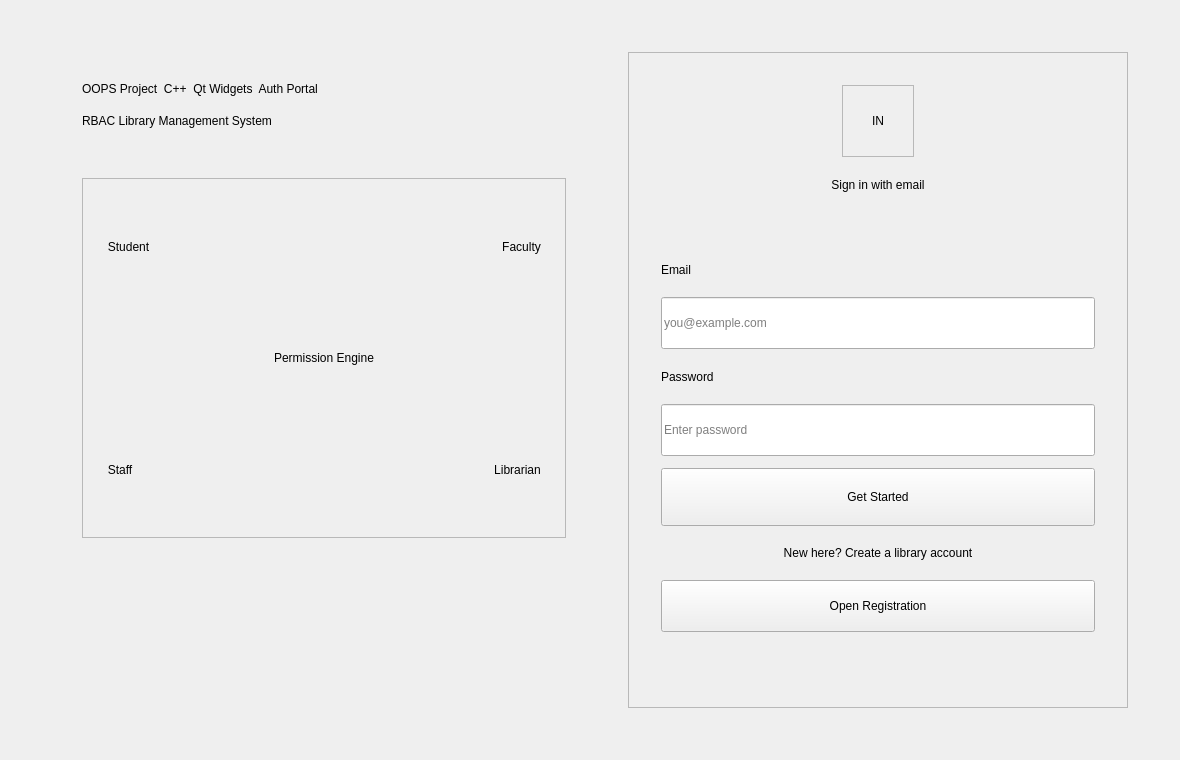
<?xml version="1.0" encoding="UTF-8"?>
<ui version="4.0">
 <class>LoginWindow</class>
 <widget class="QWidget" name="LoginWindow">
  <property name="geometry">
   <rect>
    <x>0</x>
    <y>0</y>
    <width>1180</width>
    <height>760</height>
   </rect>
  </property>
  <property name="windowTitle">
   <string>RBAC Library Management</string>
  </property>
  <layout class="QVBoxLayout" name="rootLayout">
   <property name="leftMargin"><number>24</number></property>
   <property name="topMargin"><number>24</number></property>
   <property name="rightMargin"><number>24</number></property>
   <property name="bottomMargin"><number>24</number></property>
   <item>
    <widget class="QFrame" name="shellFrame">
     <property name="frameShape"><enum>QFrame::NoFrame</enum></property>
     <layout class="QHBoxLayout" name="shellLayout">
      <property name="spacing"><number>32</number></property>
      <property name="leftMargin"><number>28</number></property>
      <property name="topMargin"><number>28</number></property>
      <property name="rightMargin"><number>28</number></property>
      <property name="bottomMargin"><number>28</number></property>
      <item>
       <widget class="QFrame" name="heroFrame">
        <property name="frameShape"><enum>QFrame::NoFrame</enum></property>
        <layout class="QVBoxLayout" name="heroLayout">
         <property name="spacing"><number>18</number></property>
         <property name="leftMargin"><number>30</number></property>
         <property name="topMargin"><number>30</number></property>
         <property name="rightMargin"><number>30</number></property>
         <property name="bottomMargin"><number>30</number></property>
         <item><widget class="QLabel" name="eyebrowLabel"><property name="text"><string>OOPS Project  C++  Qt Widgets  Auth Portal</string></property><property name="wordWrap"><bool>true</bool></property></widget></item>
         <item><widget class="QLabel" name="heroTitleLabel"><property name="text"><string>RBAC Library Management System</string></property><property name="wordWrap"><bool>true</bool></property></widget></item>
         <item><widget class="QLabel" name="heroCopyLabel"><property name="text"><string/></property><property name="wordWrap"><bool>true</bool></property></widget></item>
         <item>
          <widget class="QFrame" name="orbitFrame">
           <property name="minimumSize"><size><width>0</width><height>360</height></size></property>
           <property name="frameShape"><enum>QFrame::StyledPanel</enum></property>
           <layout class="QVBoxLayout" name="orbitOuterLayout">
            <property name="spacing"><number>24</number></property>
            <property name="leftMargin"><number>24</number></property>
            <property name="topMargin"><number>24</number></property>
            <property name="rightMargin"><number>24</number></property>
            <property name="bottomMargin"><number>24</number></property>
            <item>
             <layout class="QHBoxLayout" name="orbitTopLayout">
              <item><widget class="QLabel" name="studentChip"><property name="text"><string>Student</string></property><property name="alignment"><set>Qt::AlignCenter</set></property></widget></item>
              <item><spacer name="orbitTopSpacer"><property name="orientation"><enum>Qt::Horizontal</enum></property><property name="sizeHint" stdset="0"><size><width>40</width><height>20</height></size></property></spacer></item>
              <item><widget class="QLabel" name="facultyChip"><property name="text"><string>Faculty</string></property><property name="alignment"><set>Qt::AlignCenter</set></property></widget></item>
             </layout>
            </item>
            <item><widget class="QLabel" name="engineLabel"><property name="text"><string>Permission Engine</string></property><property name="alignment"><set>Qt::AlignCenter</set></property><property name="wordWrap"><bool>true</bool></property></widget></item>
            <item>
             <layout class="QHBoxLayout" name="orbitBottomLayout">
              <item><widget class="QLabel" name="staffChip"><property name="text"><string>Staff</string></property><property name="alignment"><set>Qt::AlignCenter</set></property></widget></item>
              <item><spacer name="orbitBottomSpacer"><property name="orientation"><enum>Qt::Horizontal</enum></property><property name="sizeHint" stdset="0"><size><width>40</width><height>20</height></size></property></spacer></item>
              <item><widget class="QLabel" name="librarianChip"><property name="text"><string>Librarian</string></property><property name="alignment"><set>Qt::AlignCenter</set></property></widget></item>
             </layout>
            </item>
           </layout>
          </widget>
         </item>
         <item><spacer name="heroSpacer"><property name="orientation"><enum>Qt::Vertical</enum></property><property name="sizeHint" stdset="0"><size><width>20</width><height>20</height></size></property></spacer></item>
        </layout>
       </widget>
      </item>
      <item>
       <widget class="QFrame" name="authWrapFrame">
        <property name="minimumSize"><size><width>430</width><height>0</height></size></property>
        <property name="maximumSize"><size><width>500</width><height>16777215</height></size></property>
        <property name="frameShape"><enum>QFrame::NoFrame</enum></property>
        <layout class="QVBoxLayout" name="authWrapLayout">
         <property name="leftMargin"><number>0</number></property>
         <property name="topMargin"><number>0</number></property>
         <property name="rightMargin"><number>0</number></property>
         <property name="bottomMargin"><number>0</number></property>
         <item>
          <widget class="QScrollArea" name="cardScrollArea">
           <property name="frameShape"><enum>QFrame::NoFrame</enum></property>
           <property name="widgetResizable"><bool>true</bool></property>
           <property name="horizontalScrollBarPolicy"><enum>Qt::ScrollBarAlwaysOff</enum></property>
           <widget class="QWidget" name="cardScrollContent">
            <layout class="QVBoxLayout" name="cardScrollLayout">
             <property name="leftMargin"><number>0</number></property>
             <property name="topMargin"><number>0</number></property>
             <property name="rightMargin"><number>0</number></property>
             <property name="bottomMargin"><number>0</number></property>
             <item>
              <widget class="QFrame" name="cardFrame">
               <property name="frameShape"><enum>QFrame::StyledPanel</enum></property>
               <layout class="QVBoxLayout" name="cardLayout">
                <property name="spacing"><number>12</number></property>
                <property name="leftMargin"><number>32</number></property>
                <property name="topMargin"><number>32</number></property>
                <property name="rightMargin"><number>32</number></property>
                <property name="bottomMargin"><number>32</number></property>
                <item alignment="Qt::AlignHCenter">
                 <widget class="QFrame" name="iconFrame">
                  <property name="minimumSize"><size><width>72</width><height>72</height></size></property>
                  <property name="maximumSize"><size><width>72</width><height>72</height></size></property>
                  <property name="frameShape"><enum>QFrame::StyledPanel</enum></property>
                  <layout class="QVBoxLayout" name="iconLayout">
                   <property name="leftMargin"><number>0</number></property>
                   <property name="topMargin"><number>0</number></property>
                   <property name="rightMargin"><number>0</number></property>
                   <property name="bottomMargin"><number>0</number></property>
                   <item><widget class="QLabel" name="iconLabel"><property name="text"><string>IN</string></property><property name="alignment"><set>Qt::AlignCenter</set></property></widget></item>
                  </layout>
                 </widget>
                </item>
                <item><widget class="QLabel" name="titleLabel"><property name="text"><string>Sign in with email</string></property><property name="alignment"><set>Qt::AlignCenter</set></property><property name="wordWrap"><bool>true</bool></property></widget></item>
                <item><widget class="QLabel" name="subtitleLabel"><property name="text"><string/></property><property name="alignment"><set>Qt::AlignCenter</set></property><property name="wordWrap"><bool>true</bool></property></widget></item>
                <item><widget class="QLabel" name="emailLabel"><property name="text"><string>Email</string></property></widget></item>
                <item><widget class="QLineEdit" name="emailEdit"><property name="minimumSize"><size><width>0</width><height>52</height></size></property><property name="placeholderText"><string>you@example.com</string></property></widget></item>
                <item><widget class="QLabel" name="passwordLabel"><property name="text"><string>Password</string></property></widget></item>
                <item><widget class="QLineEdit" name="passwordEdit"><property name="minimumSize"><size><width>0</width><height>52</height></size></property><property name="echoMode"><enum>QLineEdit::Password</enum></property><property name="placeholderText"><string>Enter password</string></property></widget></item>
                <item><widget class="QPushButton" name="loginButton"><property name="minimumSize"><size><width>0</width><height>58</height></size></property><property name="text"><string>Get Started</string></property></widget></item>
                <item><widget class="QLabel" name="switchLabel"><property name="text"><string>New here? Create a library account</string></property><property name="alignment"><set>Qt::AlignCenter</set></property></widget></item>
                <item><widget class="QPushButton" name="registerButton"><property name="minimumSize"><size><width>0</width><height>52</height></size></property><property name="text"><string>Open Registration</string></property></widget></item>
                <item><widget class="QLabel" name="statusLabel"><property name="text"><string/></property><property name="alignment"><set>Qt::AlignCenter</set></property><property name="wordWrap"><bool>true</bool></property></widget></item>
               </layout>
              </widget>
             </item>
            </layout>
           </widget>
          </widget>
         </item>
        </layout>
       </widget>
      </item>
     </layout>
    </widget>
   </item>
  </layout>
 </widget>
 <resources/>
 <connections/>
</ui>
